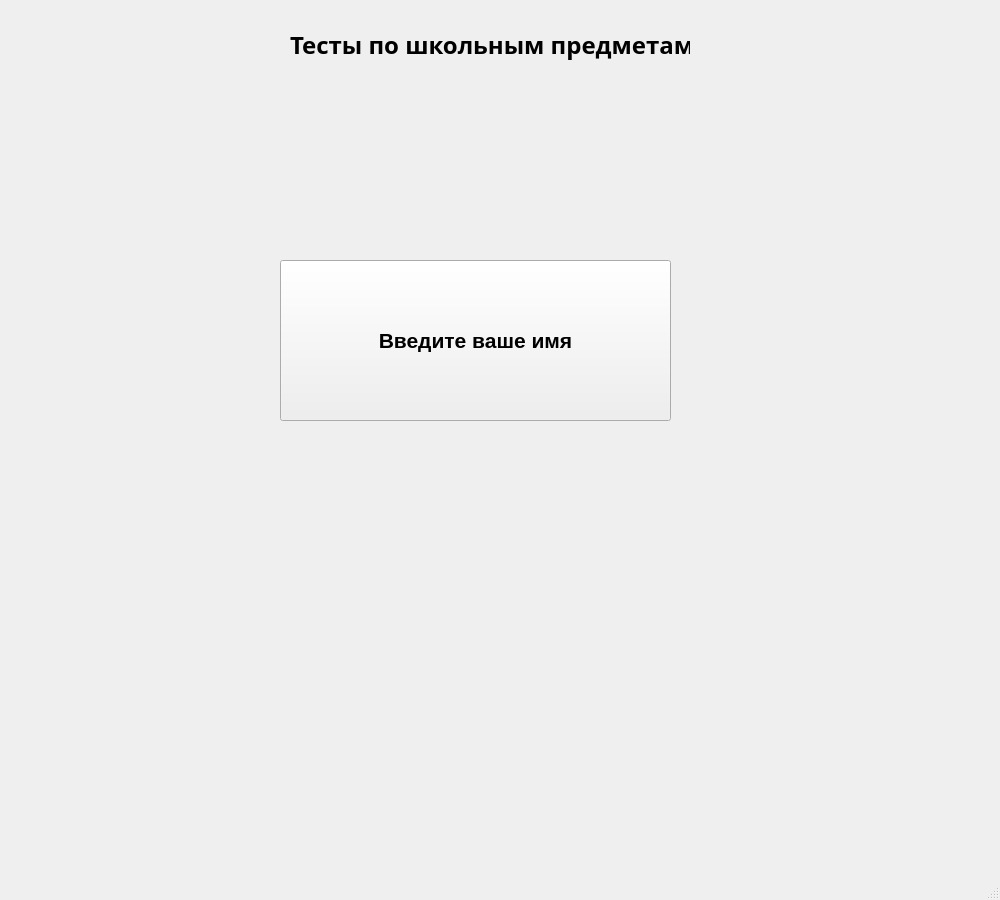
<?xml version="1.0" encoding="UTF-8"?>
<ui version="4.0">
 <class>FirstPageui</class>
 <widget class="QMainWindow" name="FirstPageui">
  <property name="geometry">
   <rect>
    <x>0</x>
    <y>0</y>
    <width>1000</width>
    <height>900</height>
   </rect>
  </property>
  <property name="windowTitle">
   <string>FirstPageui</string>
  </property>
  <widget class="QWidget" name="centralwidget">
   <widget class="QLabel" name="label">
    <property name="geometry">
     <rect>
      <x>290</x>
      <y>10</y>
      <width>400</width>
      <height>70</height>
     </rect>
    </property>
    <property name="font">
     <font>
      <family>Aharoni</family>
      <pointsize>18</pointsize>
      <weight>75</weight>
      <bold>true</bold>
     </font>
    </property>
    <property name="text">
     <string>Тесты по школьным предметам</string>
    </property>
   </widget>
   <widget class="QPushButton" name="input_name">
    <property name="geometry">
     <rect>
      <x>280</x>
      <y>260</y>
      <width>391</width>
      <height>161</height>
     </rect>
    </property>
    <property name="font">
     <font>
      <pointsize>16</pointsize>
      <weight>75</weight>
      <bold>true</bold>
     </font>
    </property>
    <property name="text">
     <string>Введите ваше имя</string>
    </property>
   </widget>
  </widget>
  <widget class="QMenuBar" name="menubar">
   <property name="geometry">
    <rect>
     <x>0</x>
     <y>0</y>
     <width>1000</width>
     <height>21</height>
    </rect>
   </property>
  </widget>
  <widget class="QStatusBar" name="statusbar"/>
 </widget>
 <resources/>
 <connections/>
</ui>
